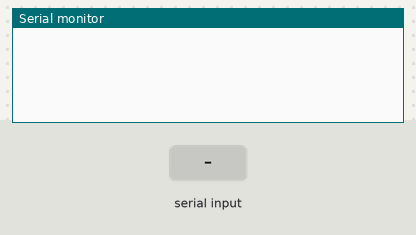
Bench run of a sketch on a simulated Arduino Nano, built with avr-gcc and run on an emulated ATmega328P. Shown: the last lines printed to the serial monitor. The test bench sets the inputs (shaded band).

Above: at 1.2 s.
1.3 s: "1" received over the second serial link
At 2.2 s:
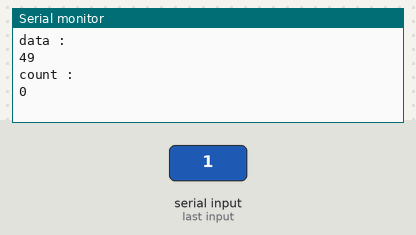
2.8 s: "0" received over the second serial link
At 3.4 s:
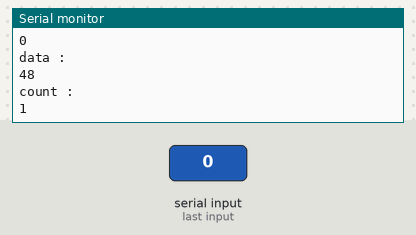
4.3 s: "2" received over the second serial link
At 5.7 s:
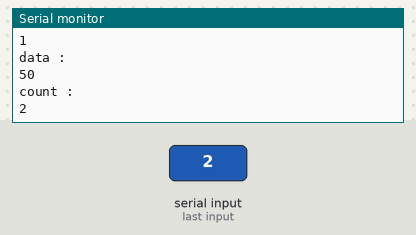
Timing chart, 0 to 7.3 s (numbered marks = the images above; inputs shaded):
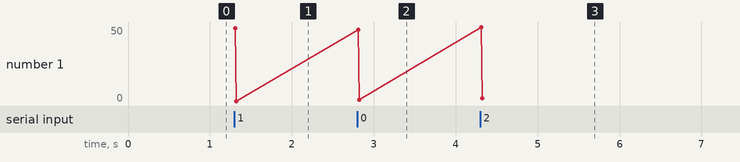

Measured:
- after the input at 1.3 s, the serial monitor: prints a new line at once (image 1)
- after the input at 2.8 s, the serial monitor: prints a new line at once (image 2)
- after the input at 4.3 s, the serial monitor: prints a new line at once (image 3)
- plotted number 1: 0 → 1 after the input at 2.8 s, 1 → 2 after the input at 4.3 s

The sketch:

bluetooth.ino
```cpp
#include <SoftwareSerial.h>
#define button 5

SoftwareSerial app(10, 11); // RX, TX

void setup() {

  Serial.begin(9600);
  pinMode(button, INPUT);
  app.begin(9600);
  app.write(10000);
}
unsigned int buttonstate = LOW;
unsigned int count = 0;
unsigned int data = 0;
void loop() {

  /*
  buttonstate = digitalRead(button);

  Serial.println(buttonstate);
  delay(500);
  if (buttonstate == HIGH)
  {
    Serial.println(count);
    app.println(count);
    count++;
  }
  */
  /*
  if (Serial.available()) {
    app.write(Serial.read());
  }
  */
  if (app.available()) {
    data = app.read();
    Serial.println("data : ");
    Serial.println(data);
    Serial.println("count : ");
    Serial.println(count++);
  }

}
```
